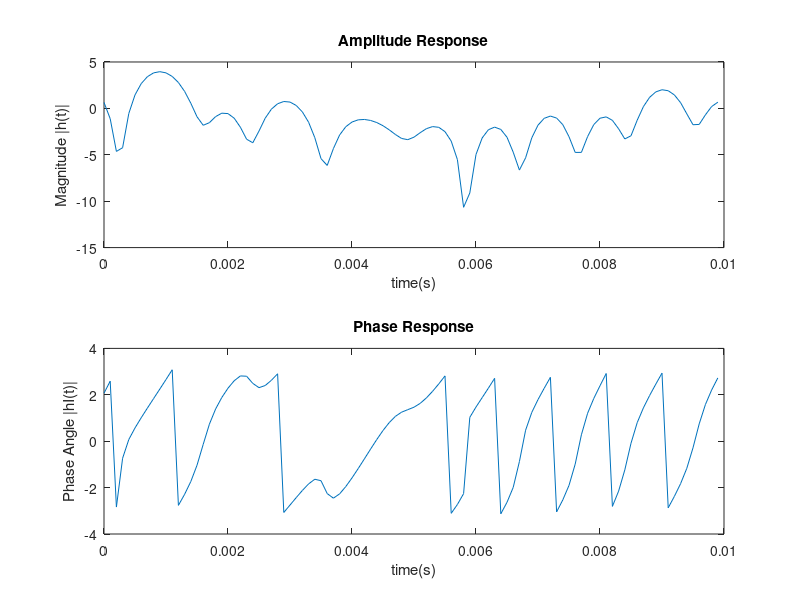

Write the MATLAB code that produced this figure.
clc; clear;

M = 15; % number of multipaths
N = 100; % number of samples to generate
fd = 1200; % Maximum doppled spread in Hz
Ts = 0.0001; % Sampling period in seconds

a = 0;
b = 2 * pi;
alpha = a + (b-a)*rand(1, M);
beta = a + (b-a)*rand(1, M);
theta = a + (b-a)*rand(1, M);

m = 1:M;
for n = 1:N
    x = cos(((2.*m - 1)*pi + theta)/(4*M));
    h_re(n) = 1/sqrt(M)*sum(cos(2*pi*fd*x*n'*Ts + alpha));
    h_im(n) = 1/sqrt(M)*sum(sin(2*pi*fd*x*n'*Ts + alpha));
end
h = h_re + 1i*h_im;

%{
figure;
subplot(2,1,1);
plot([0:N-1]*Ts, h_re);
title('Real Part');
xlabel('time(s)'); ylabel('Amplitude |hI(t)|');

subplot(2,1,2)
plot([0:N-1]*Ts, h_im);
title('Imaginary Part');
xlabel('time(s)'); ylabel('Amplitude |hI(t)|');
%}

figure;
subplot(2,1,1);
plot([0:N-1]*Ts, 10*log10(abs(h)));
title('Amplitude Response');
xlabel('time(s)'); ylabel('Magnitude |h(t)|');

subplot(2,1,2)
plot([0:N-1]*Ts, angle(h));
title('Phase Response');
xlabel('time(s)'); ylabel('Phase Angle |hI(t)|');

h(1: 6)
yyy = angle(h);
yyy(1: 6)

